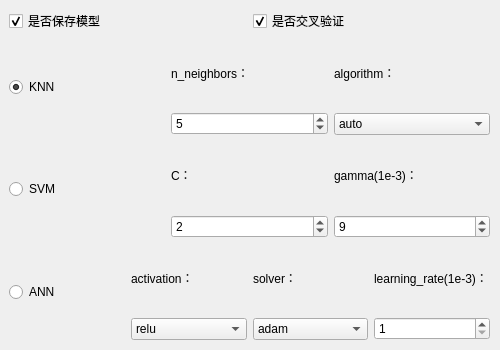
<?xml version="1.0" encoding="UTF-8"?>
<ui version="4.0">
    <class>modelWIdget</class>
    <widget class="QWidget" name="modelWIdget">
        <property name="geometry">
            <rect>
                <x>0</x>
                <y>0</y>
                <width>500</width>
                <height>350</height>
            </rect>
        </property>
        <property name="windowTitle">
            <string>分类器训练设置</string>
        </property>
        <widget class="QWidget" name="verticalLayoutWidget">
            <property name="geometry">
                <rect>
                    <x>9</x>
                    <y>9</y>
                    <width>481</width>
                    <height>331</height>
                </rect>
            </property>
            <layout class="QVBoxLayout" name="verticalLayout">
                <item>
                    <layout class="QHBoxLayout" name="horizontalLayout_4">
                        <item>
                            <widget class="QCheckBox" name="saveCheckBox">
                                <property name="text">
                                    <string>是否保存模型</string>
                                </property>
                                <property name="checked">
                                    <bool>true</bool>
                                </property>
                            </widget>
                        </item>
                        <item>
                            <widget class="QCheckBox" name="crossCheckBox">
                                <property name="text">
                                    <string>是否交叉验证</string>
                                </property>
                                <property name="checked">
                                    <bool>true</bool>
                                </property>
                            </widget>
                        </item>
                    </layout>
                </item>
                <item>
                    <layout class="QHBoxLayout" name="horizontalLayout_3">
                        <item>
                            <widget class="QRadioButton" name="knnRadioButton">
                                <property name="text">
                                    <string>KNN</string>
                                </property>
                                <property name="checked">
                                    <bool>true</bool>
                                </property>
                            </widget>
                        </item>
                        <item>
                            <layout class="QVBoxLayout" name="verticalLayout_8">
                                <item>
                                    <widget class="QLabel" name="label_7">
                                        <property name="text">
                                            <string>n_neighbors：</string>
                                        </property>
                                    </widget>
                                </item>
                                <item>
                                    <widget class="QSpinBox" name="knnNeighborSpinBox">
                                        <property name="maximum">
                                            <number>7</number>
                                        </property>
                                        <property name="value">
                                            <number>5</number>
                                        </property>
                                    </widget>
                                </item>
                            </layout>
                        </item>
                        <item>
                            <layout class="QVBoxLayout" name="verticalLayout_2">
                                <item>
                                    <widget class="QLabel" name="label">
                                        <property name="text">
                                            <string>algorithm：</string>
                                        </property>
                                    </widget>
                                </item>
                                <item>
                                    <widget class="QComboBox" name="knnAlgorithmComboBox">
                                        <item>
                                            <property name="text">
                                                <string>auto</string>
                                            </property>
                                        </item>
                                        <item>
                                            <property name="text">
                                                <string>ball_tree</string>
                                            </property>
                                        </item>
                                        <item>
                                            <property name="text">
                                                <string>kd_tree</string>
                                            </property>
                                        </item>
                                        <item>
                                            <property name="text">
                                                <string>brute</string>
                                            </property>
                                        </item>
                                    </widget>
                                </item>
                            </layout>
                        </item>
                    </layout>
                </item>
                <item>
                    <layout class="QHBoxLayout" name="horizontalLayout">
                        <item>
                            <widget class="QRadioButton" name="svmRadioButton">
                                <property name="text">
                                    <string>SVM</string>
                                </property>
                            </widget>
                        </item>
                        <item>
                            <layout class="QVBoxLayout" name="verticalLayout_3">
                                <item>
                                    <widget class="QLabel" name="label_2">
                                        <property name="text">
                                            <string>C：</string>
                                        </property>
                                    </widget>
                                </item>
                                <item>
                                    <widget class="QSpinBox" name="svmCSpinBox">
                                        <property name="minimum">
                                            <number>1</number>
                                        </property>
                                        <property name="maximum">
                                            <number>5</number>
                                        </property>
                                        <property name="singleStep">
                                            <number>1</number>
                                        </property>
                                        <property name="value">
                                            <number>2</number>
                                        </property>
                                    </widget>
                                </item>
                            </layout>
                        </item>
                        <item>
                            <layout class="QVBoxLayout" name="verticalLayout_4">
                                <item>
                                    <widget class="QLabel" name="label_3">
                                        <property name="text">
                                            <string>gamma(1e-3)：</string>
                                        </property>
                                    </widget>
                                </item>
                                <item>
                                    <widget class="QSpinBox" name="svmGammaSpinBox">
                                        <property name="singleStep">
                                            <number>1</number>
                                        </property>
                                        <property name="value">
                                            <number>9</number>
                                        </property>
                                        <property name="displayIntegerBase">
                                            <number>10</number>
                                        </property>
                                    </widget>
                                </item>
                            </layout>
                        </item>
                    </layout>
                </item>
                <item>
                    <layout class="QHBoxLayout" name="horizontalLayout_2">
                        <item>
                            <widget class="QRadioButton" name="annRadioButton">
                                <property name="text">
                                    <string>ANN</string>
                                </property>
                            </widget>
                        </item>
                        <item>
                            <layout class="QVBoxLayout" name="verticalLayout_7">
                                <item>
                                    <widget class="QLabel" name="label_4">
                                        <property name="text">
                                            <string>activation：</string>
                                        </property>
                                    </widget>
                                </item>
                                <item>
                                    <widget class="QComboBox" name="annActivationComboBox">
                                        <item>
                                            <property name="text">
                                                <string>relu</string>
                                            </property>
                                        </item>
                                        <item>
                                            <property name="text">
                                                <string>logistic</string>
                                            </property>
                                        </item>
                                        <item>
                                            <property name="text">
                                                <string>tanh</string>
                                            </property>
                                        </item>
                                        <item>
                                            <property name="text">
                                                <string>identity</string>
                                            </property>
                                        </item>
                                    </widget>
                                </item>
                            </layout>
                        </item>
                        <item>
                            <layout class="QVBoxLayout" name="verticalLayout_6">
                                <item>
                                    <widget class="QLabel" name="label_5">
                                        <property name="text">
                                            <string>solver：</string>
                                        </property>
                                    </widget>
                                </item>
                                <item>
                                    <widget class="QComboBox" name="annSolverComboBox">
                                        <item>
                                            <property name="text">
                                                <string>adam</string>
                                            </property>
                                        </item>
                                        <item>
                                            <property name="text">
                                                <string>sgd</string>
                                            </property>
                                        </item>
                                        <item>
                                            <property name="text">
                                                <string>lbfgs</string>
                                            </property>
                                        </item>
                                    </widget>
                                </item>
                            </layout>
                        </item>
                        <item>
                            <layout class="QVBoxLayout" name="verticalLayout_5">
                                <item>
                                    <widget class="QLabel" name="label_6">
                                        <property name="text">
                                            <string>learning_rate(1e-3)：</string>
                                        </property>
                                    </widget>
                                </item>
                                <item>
                                    <widget class="QSpinBox" name="annRateSpinBox">
                                        <property name="minimum">
                                            <number>1</number>
                                        </property>
                                        <property name="value">
                                            <number>1</number>
                                        </property>
                                    </widget>
                                </item>
                            </layout>
                        </item>
                    </layout>
                </item>
            </layout>
        </widget>
    </widget>
    <resources/>
    <connections/>
</ui>
